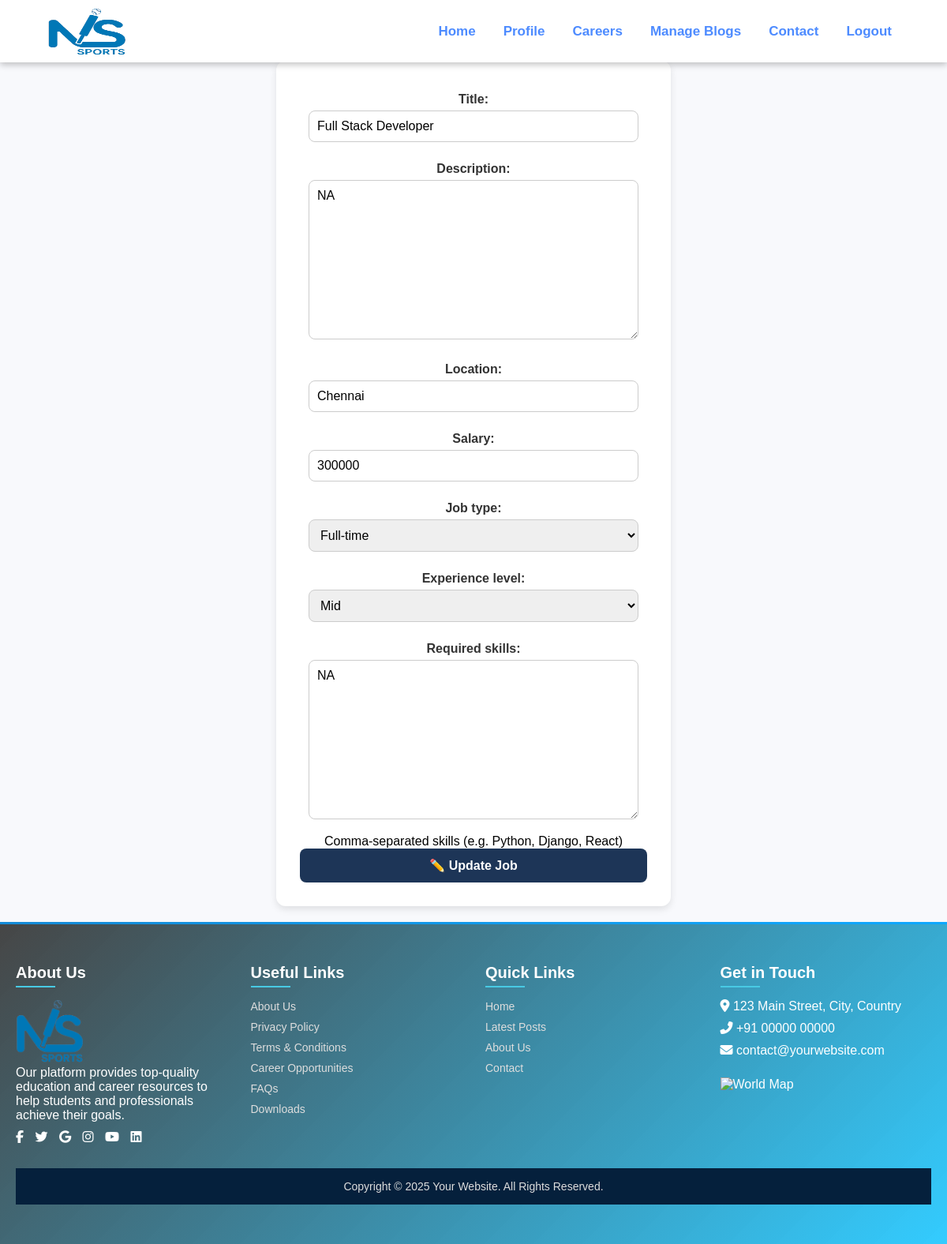
The app's page /jobs/edit/3/ (signed in) with its own data.
### blog_app/models.py (models this page shows, shortened)
class Job(models.Model):
    JOB_TYPE_CHOICES = [
        ('Full-time', 'Full-time'),
        ('Part-time', 'Part-time'),
        ('Contract', 'Contract'),
        ('Internship', 'Internship'),
    ]
    EXPERIENCE_LEVEL_CHOICES = [
        ('Entry', 'Entry'),
        ('Mid', 'Mid'),
        ('Senior', 'Senior'),
    ]
    title = models.CharField(max_length=255)
    description = models.TextField()
    location = models.CharField(max_length=255)
    salary = models.CharField(max_length=100)
    job_type = models.CharField(max_length=50, choices=JOB_TYPE_CHOICES)
    experience_level = models.CharField(max_length=50, choices=EXPERIENCE_LEVEL_CHOICES)
    required_skills = models.TextField(help_text="Comma-separated skills (e.g. Python, Django, React)")
    posted_by = models.ForeignKey(settings.AUTH_USER_MODEL, on_delete=models.CASCADE)  # ✅ Use custom user
    created_at = models.DateTimeField(auto_now_add=True)

### blog_app/views.py (the view)
# urls.py: path('jobs/edit/<int:job_id>/', views.edit_job, name='edit_job'),
@login_required
@user_passes_test(is_admin)
def edit_job(request, job_id):
    job = get_object_or_404(Job, id=job_id)
    if request.method == 'POST':
        form = JobForm(request.POST, request.FILES, instance=job)
        if form.is_valid():
            form.save()
            return redirect('blog_app:job_list')  # Redirect to job list page
    else:
        form = JobForm(instance=job)
    return render(request, 'blog_app/edit_job.html', {'form': form, 'job': job})

### blog_app/forms.py
class JobForm(forms.ModelForm):
    class Meta:
        model = Job
        fields = ['title', 'description', 'location',  'salary', 'job_type', 'experience_level', 'required_skills']

### blog_app/views.py (called while the page is built)
def is_admin(user):
    return user.is_superuser  # ✅ Works with CustomUser

### blog_app/templates/blog_app/edit_job.html (shortened to what this page needs)
{% extends 'blog_app/base.html' %}
{% block content %}
<div class="job-form-container">
    <h2 class="job-form-title">Edit Job</h2>
    <div class="job-form-card">
        <form method="POST" enctype="multipart/form-data">
            <div class="job-form-group">
                {{ form.as_p }}
            </div>
            <button type="submit" class="job-form-btn">✏️ Update Job</button>
        </form>
    </div>
</div>
{% endblock %}

### blog_app/static/css/index.css (style rules this page uses)
* { margin: 0; padding: 0; box-sizing: border-box; font-family:'Gill Sans', 'Gill Sans MT', Calibri, 'Trebuchet MS', sans-serif; }

### blog_app/templates/blog_app/edit_job.html (style rules this page uses)
.job-form-container { display: flex; flex-direction: column; align-items: center; justify-content: center; min-height: 80vh; background-color: #f8f9fc; padding: 20px; }
.job-form-title { font-size: 2rem; font-weight: bold; color: #1d3557; margin-bottom: 20px; }
.job-form-card { background: white; padding: 30px; border-radius: 12px; box-shadow: 0 4px 10px rgba(0, 0, 0, 0.1); width: 100%; max-width: 500px; text-align: center; }
.job-form-group label { font-weight: bold; color: #333; display: block; margin: 10px 0 5px; }
.job-form-group input, .job-form-group textarea, .job-form-group select { width: 95%; padding: 10px; border: 1px solid #ccc; border-radius: 8px; font-size: 1rem; margin-bottom: 15px; }
.job-form-btn { width: 100%; background-color: #1d3557; color: white; padding: 12px; font-size: 1rem; font-weight: bold; border: none; border-radius: 8px; cursor: pointer; transition: 0.3s ease; }

### records on screen
Job: title "Full Stack Developer", description "NA", location "Chennai", salary "300000", job_type "Full-time", experience_level "Mid", required_skills "NA"
